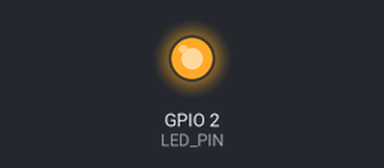
Recording of a sketch running on a simulated ESP8266 (NodeMCU). Shown: output pins drawn as LEDs (lit = HIGH). WiFi joins after 1.5 s; servers stay silent unless stated; what the sketch prints to the serial monitor is not drawn.

Above: at 0.1 s.
At 3.2 s:
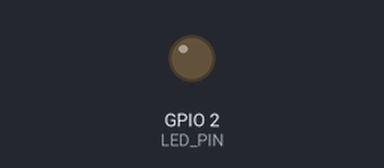
Timing chart, 0 to 4.8 s (numbered marks = the images above):
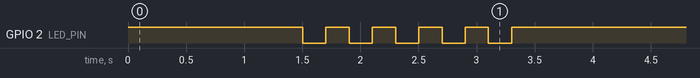

The sketch:

arduino.ino
```cpp
#if defined(ESP32)
  #include <WiFi.h>
  #define LED_PIN 2            // LED interno da maioria das placas ESP32
  #define LED_ON  HIGH
  #define LED_OFF LOW
#else
  #include <ESP8266WiFi.h>
  #define LED_PIN LED_BUILTIN  // GPIO2 no NodeMCU/Wemos
  #define LED_ON  LOW          // LED interno do ESP8266 é ativo em LOW
  #define LED_OFF HIGH
#endif

const char* ssid     = "SEU_WIFI";
const char* password = "SUA_SENHA";

void piscaLed(int vezes, int intervaloMs) {
  for (int i = 0; i < vezes; i++) {
    digitalWrite(LED_PIN, LED_ON);
    delay(intervaloMs);
    digitalWrite(LED_PIN, LED_OFF);
    delay(intervaloMs);
  }
}

void setup() {
  Serial.begin(115200);
  pinMode(LED_PIN, OUTPUT);
  digitalWrite(LED_PIN, LED_OFF);

  Serial.print("Conectando ao Wi-Fi");
  WiFi.begin(ssid, password);

  while (WiFi.status() != WL_CONNECTED) {
    delay(500);
    Serial.print(".");
  }

  Serial.println("\nConectado!");
  Serial.print("IP: ");
  Serial.println(WiFi.localIP());

  piscaLed(5, 200);  // pisca 5 vezes ao conectar
}

void loop() {
  // Se a conexão cair, tenta reconectar e pisca de novo ao voltar
  if (WiFi.status() != WL_CONNECTED) {
    Serial.println("Conexão perdida. Reconectando...");
    WiFi.disconnect();
    WiFi.begin(ssid, password);
    while (WiFi.status() != WL_CONNECTED) {
      delay(500);
    }
    Serial.println("Reconectado!");
    piscaLed(5, 200);
  }
  delay(1000);
}
```
